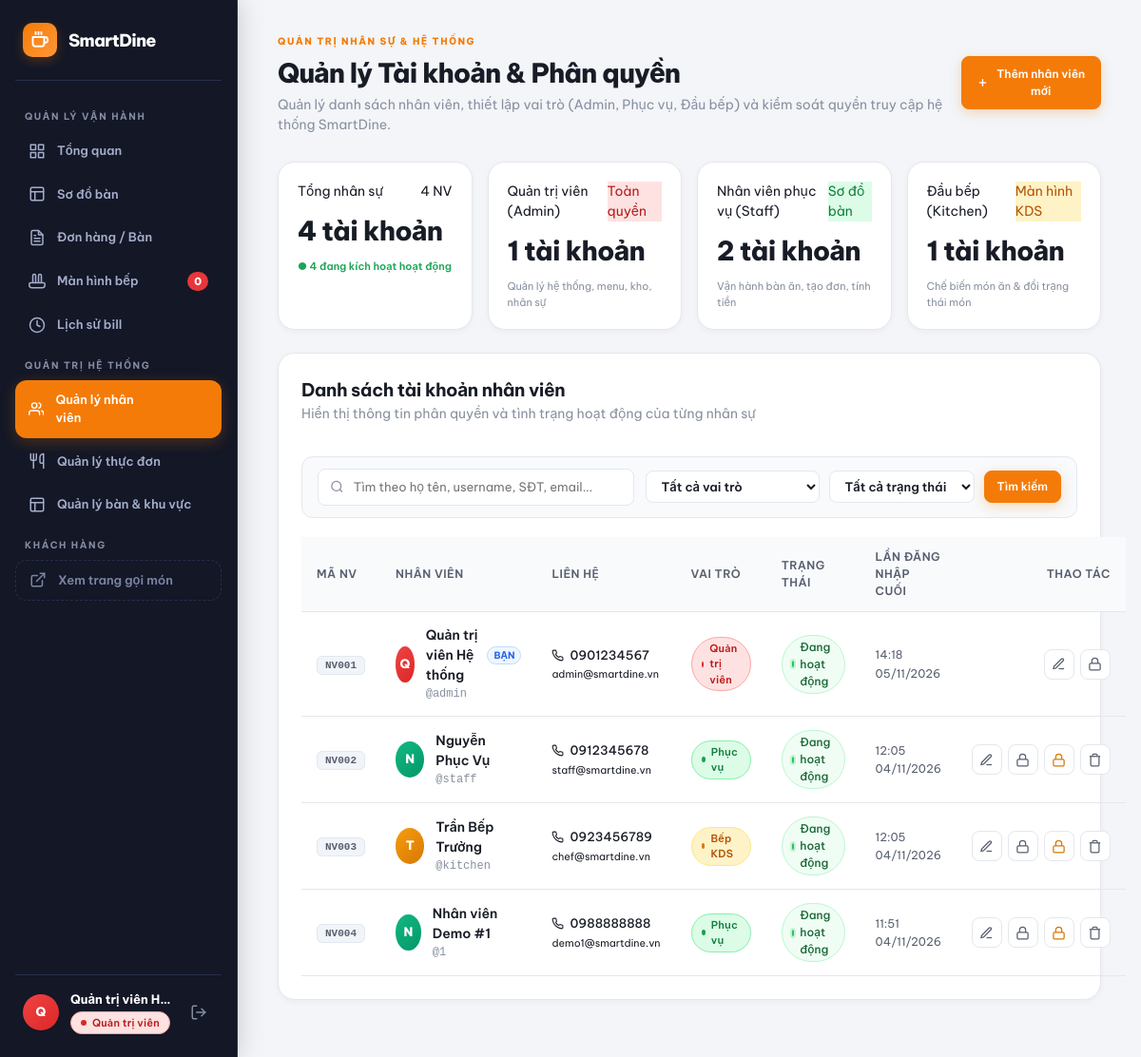
Page /index.php?page=users (signed in) on the earlier database version.
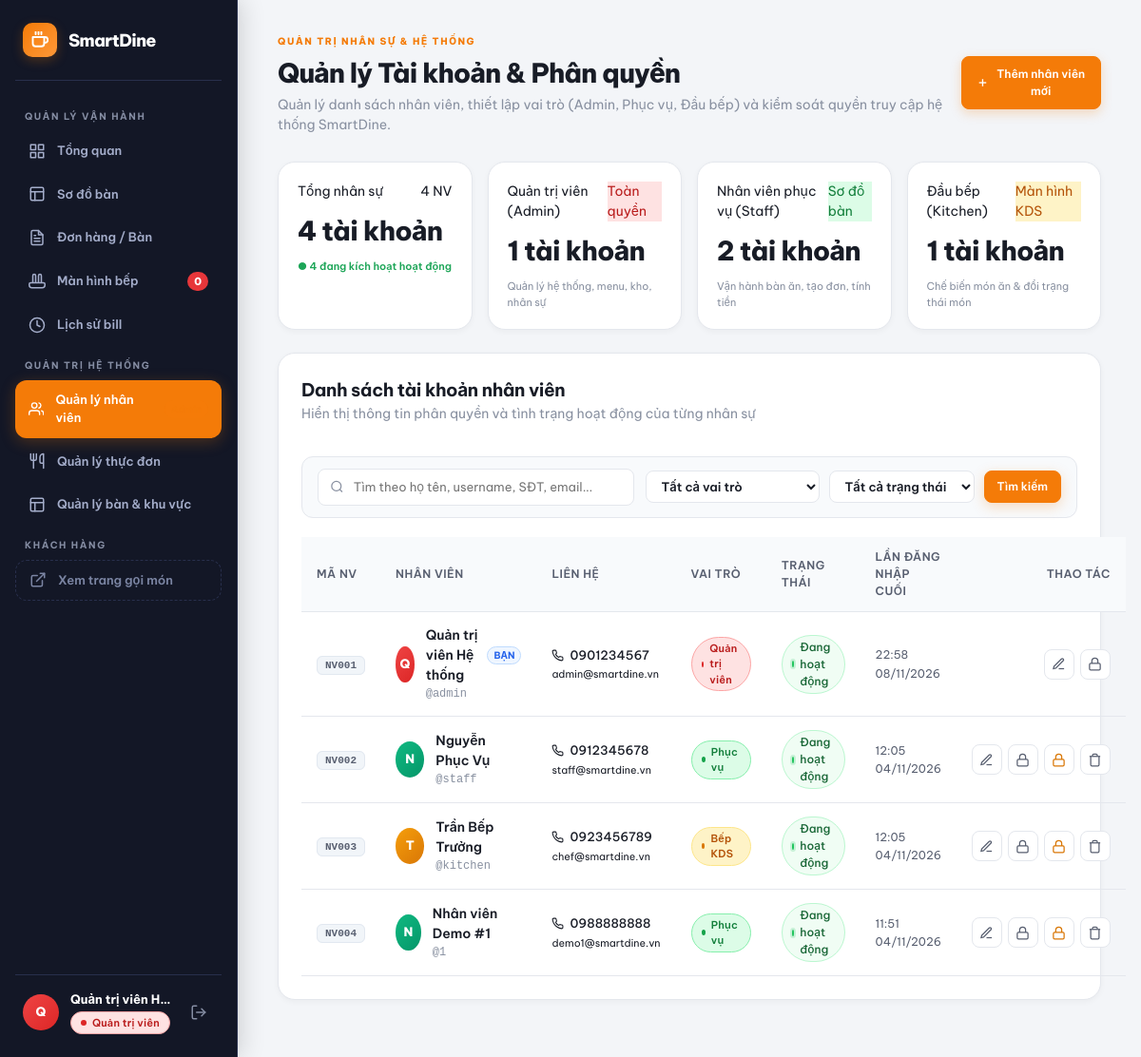
Same page on the later database version.
### tables this page shows
CREATE TABLE `users` (
  `id` int(11) NOT NULL AUTO_INCREMENT,
  `username` varchar(50) NOT NULL,
  `password` varchar(255) NOT NULL,
  `fullname` varchar(100) NOT NULL,
  `role` enum('admin','staff','kitchen') NOT NULL DEFAULT 'staff',
  `phone` varchar(20) DEFAULT NULL,
  `email` varchar(100) DEFAULT NULL,
  `status` enum('active','inactive') NOT NULL DEFAULT 'active',
  `last_login` datetime DEFAULT NULL,
  `created_at` datetime DEFAULT current_timestamp(),
  `updated_at` datetime DEFAULT current_timestamp() ON UPDATE current_timestamp(),
  PRIMARY KEY (`id`),
  UNIQUE KEY `username` (`username`),
  KEY `idx_role` (`role`),
  KEY `idx_status` (`status`),
  KEY `idx_username` (`username`)
);

### includes/sidebar.php (called while the page is built, shortened)
<?php
$currentRole = currentRole();
?>
        <?= getRoleBadgeHtml($currentRole) ?>

### config/database.php (called while the page is built, shortened)
<?php
function getDbConnection() {
    static $pdo = null;
    if ($pdo !== null) {
        return $pdo;
    }
    try {
        $dsnWithDb = "mysql:host=" . DB_HOST . ";port=" . DB_PORT . ";dbname=" . DB_NAME . ";charset=utf8mb4";
        $pdo = new PDO($dsnWithDb, DB_USER, DB_PASS, [
            PDO::ATTR_ERRMODE => PDO::ERRMODE_EXCEPTION,
            PDO::ATTR_DEFAULT_FETCH_MODE => PDO::FETCH_ASSOC,
            PDO::ATTR_EMULATE_PREPARES => false,
        ]);
        return $pdo;
    } catch (PDOException $e) {
        error_log("Database connection error: " . $e->getMessage());
        return null;
    }
}
function getAllUsers($filterRole = '', $filterStatus = '', $search = '') {
    $pdo = getDbConnection();
    $sql = "SELECT id, username, fullname, role, phone, email, status, last_login, created_at, updated_at FROM `users` WHERE 1=1";
    $params = [];
    $sql .= " ORDER BY id ASC";
    $stmt = $pdo->prepare($sql);
    $stmt->execute($params);
    return $stmt->fetchAll();
}

### pages/users.php (the view, shortened to what the changed rows need)
<?php
$filterRole   = trim($_GET['role'] ?? '');
$filterStatus = trim($_GET['status'] ?? '');
$search       = trim($_GET['q'] ?? '');
$users = getAllUsers($filterRole, $filterStatus, $search);
?>
<div class="dash-header">
  <div>
    <h1>Quản lý Tài khoản & Phân quyền</h1>
  </div>
</div>
<section class="panel users-panel">
  <div class="panel-title users-panel-header">
    <div class="grow">
      <h2>Danh sách tài khoản nhân viên</h2>
    </div>
  </div>
  <div class="table-responsive">
    <table class="users-table">
      <thead>
        <tr>
          <th style="width: 70px;">Mã NV</th>
          <th>Nhân viên</th>
          <th>Liên hệ</th>
          <th>Vai trò</th>
          <th>Trạng thái</th>
          <th>Lần đăng nhập cuối</th>
          <th style="text-align: right; width: 180px;">Thao tác</th>
        </tr>
      </thead>
      <tbody>
        <?php if (empty($users)): ?>
          <tr>
            <td colspan="7" class="table-empty-cell">
              <div class="empty-state-table">
                <svg width="40" height="40" viewBox="0 0 24 24" fill="none" stroke="currentColor" stroke-width="1.5"><circle cx="12" cy="12" r="10"></circle><line x1="8" y1="12" x2="16" y2="12"></line></svg>
                <h4>Không tìm thấy nhân viên nào</h4>
                <p class="muted">Hãy thử thay đổi điều kiện tìm kiếm hoặc thêm nhân viên mới.</p>
              </div>
            </td>
          </tr>
        <?php else: ?>
          <?php foreach ($users as $u):
            $isSelf = ((int)$u['id'] === (int)$_SESSION['user_id']);
            $initial = mb_substr($u['fullname'], 0, 1, 'UTF-8');
            $code = 'NV' . str_pad($u['id'], 3, '0', STR_PAD_LEFT);
            $lastLoginFormatted = !empty($u['last_login']) ? date('H:i d/m/Y', strtotime($u['last_login'])) : 'Chưa đăng nhập';
          ?>
            <tr class="<?= $u['status'] === 'inactive' ? 'row-inactive' : '' ?>">
              <td>
                <span class="user-code-badge"><?= $code ?></span>
              </td>
              <td>
                <div class="user-profile-cell">
                  <div class="avatar avatar-role-<?= htmlspecialchars($u['role']) ?>">
                    <?= htmlspecialchars($initial) ?>
                  </div>
                  <div class="user-profile-meta">
                    <b class="user-profile-name">
                      <?= htmlspecialchars($u['fullname']) ?>
                      <?php if ($isSelf): ?>
                        <span class="badge-self" title="Tài khoản đang đăng nhập">Bạn</span>
                      <?php endif; ?>
                    </b>
                    <small class="user-profile-username">@<?= htmlspecialchars($u['username']) ?></small>
                  </div>
                </div>
              </td>
              <td>
                <div class="contact-meta">
                  <span>
                    <?= htmlspecialchars($u['phone'] ?: 'Chưa cập nhật') ?>
                  </span>
                  <small class="text-secondary">
                    <?= htmlspecialchars($u['email'] ?: 'Chưa cập nhật') ?>
                  </small>
                </div>
              </td>
              <td>
                <?= getRoleBadgeHtml($u['role']) ?>
              </td>
              <td>
                <?= getStatusBadgeHtml($u['status']) ?>
              </td>
              <td>
                <span class="last-login-text" title="<?= htmlspecialchars($u['last_login'] ?? '') ?>">
                  <?= $lastLoginFormatted ?>
                </span>
              </td>
              <td style="text-align: right;">
                <div class="action-buttons-group">
                  <button type="button" class="btn-icon btn-edit-user"
                          data-id="<?= $u['id'] ?>"
                          data-username="<?= htmlspecialchars($u['username']) ?>"
                          data-fullname="<?= htmlspecialchars($u['fullname']) ?>"
                          data-role="<?= htmlspecialchars($u['role']) ?>"
                          data-phone="<?= htmlspecialchars($u['phone'] ?? '') ?>"
                          data-email="<?= htmlspecialchars($u['email'] ?? '') ?>"
                          data-status="<?= htmlspecialchars($u['status']) ?>"
                          data-isself="<?= $isSelf ? '1' : '0' ?>"
                          title="Chỉnh sửa thông tin">
                    <svg width="15" height="15" viewBox="0 0 24 24" fill="none" stroke="currentColor" stroke-width="2"><path d="M12 20h9"></path><path d="M16.5 3.5a2.121 2.121 0 0 1 3 3L7 19l-4 1 1-4L16.5 3.5z"></path></svg>
                  </button>
                  <button type="button" class="btn-icon btn-reset-pw"
                          data-id="<?= $u['id'] ?>"
                          data-fullname="<?= htmlspecialchars($u['fullname']) ?>"
                          title="Đặt lại mật khẩu">
                    <svg width="15" height="15" viewBox="0 0 24 24" fill="none" stroke="currentColor" stroke-width="2"><rect x="3" y="11" width="18" height="11" rx="2" ry="2"></rect><path d="M7 11V7a5 5 0 0 1 10 0v4"></path></svg>
                  </button>
                </div>
              </td>
            </tr>
          <?php endforeach; ?>
        <?php endif; ?>
      </tbody>
    </table>
  </div>
</section>

### includes/auth.php (shortened to what the changed rows need)
<?php
require_once __DIR__ . '/../config/database.php';
function getRoleBadgeHtml($role) {
    switch ($role) {
        case 'admin':
            return '<span class="role-badge role-admin"><i class="role-dot"></i> Quản trị viên</span>';
        case 'kitchen':
            return '<span class="role-badge role-kitchen"><i class="role-dot"></i> Bếp KDS</span>';
        case 'staff':
        default:
            return '<span class="role-badge role-staff"><i class="role-dot"></i> Phục vụ</span>';
    }
}
function getStatusBadgeHtml($status) {
    if ($status === 'active') {
        return '<span class="status-badge status-active"><span class="status-indicator"></span> Đang hoạt động</span>';
    } else {
        return '<span class="status-badge status-inactive"><span class="status-indicator"></span> Đã khóa</span>';
    }
}

Differences in the rows shown:
changed users "Quản trị viên Hệ thống": last_login "14:18 05/11/2026" → "22:58 08/11/2026"
